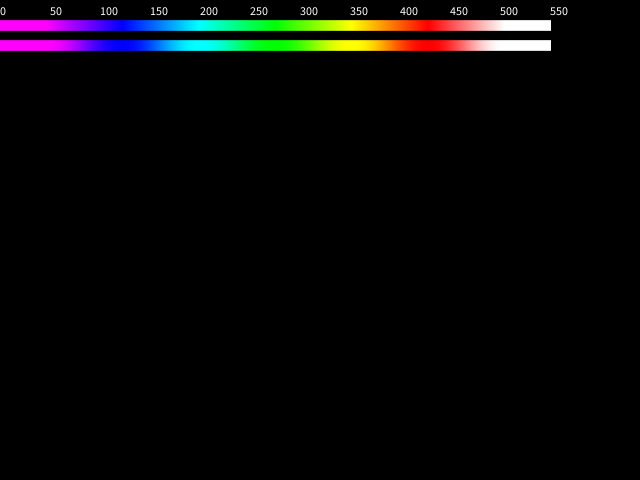
Frame 1 (no input)
Frame 60 (the mouse pressed at the canvas centre just before this capture): identical to frame 1, image omitted
Frame 120 (the mouse held since frame 60 and released just before this capture): identical to frame 1, image omitted

The Processing sketch that drew this single still picture (run headless with seeded random() and noise(); from frame 60 on, the mouse is pressed at the canvas centre):

// Processing sketch: aip052
// ── aip052.pde
void setup() {
  size(640, 480);
}

void draw() {
  background(0);
  for (int x=0; x<=550; x++) {
    if (x%50==0) text(str(x), x, 15);
    float val=map(x, 0, 550, -0.1, 1.1);
    stroke(Temp2Color5(val));
    line(x, 20, x, 30);
    stroke(Temp2Color7(val));
    line(x, 40, x, 50);
  }
  if(frameCount==1) save("3MI37-05-2.PNG");
}


color Temp2Color5(float t){
  color c;
  t=t+1e-5;
  int val = int((t % (1.0/6.0)) / (1.0/6.0) * 256.0);
  if (t < 0.0) {
    c=color(255, 0, 255);      //　紫
  } else if (t < 1.0/6.0) {
    c=color(255-val, 0, 255);  //　紫→青
  } else if (t < 2.0/6.0) {
    c=color(0, val, 255);      //　青→水色
  } else if (t < 3.0/6.0) {
    c=color(0, 255, 255-val);  //　水色→緑
  } else if (t < 4.0/6.0) {
    c=color(val, 255, 0);      //　緑→黄色
  } else if (t < 5.0/6.0) {
    c=color(255, 255-val, 0);  //　黄色→赤
  } else if (t < 6.0/6.0) {
    c=color(255, val, val);    //　赤→白
  } else {
    c=color(255, 255, 255);    //　白
  }
  return c;
}

color Temp2Color7(float t){
  color c;
  t=t+1e-5;
  int val = int((0.5-0.5*cos(t*6.0*PI)) * 256.0);
  if (t < 0.0) {
    c=color(255, 0, 255);           //　紫
  } else if (t < 1.0/6.0) {
    c=color(255-val, 0, 255);       //　紫→青
  } else if (t < 2.0/6.0) {
    c=color(0, 255-val, 255);       //　青→水色
  } else if (t < 3.0/6.0) {
    c=color(0, 255, 255-val);       //　水色→緑
  } else if (t < 4.0/6.0) {
    c=color(255-val, 255, 0);       //　緑→黄色
  } else if (t < 5.0/6.0) {
    c=color(255, 255-val, 0);       //　黄色→赤
  } else if (t < 6.0/6.0) {
    c=color(255, 255-val, 255-val); //　赤→白
  } else {
    c=color(255, 255, 255);         //　白
  }
  return c;
}
